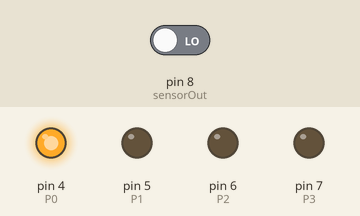
A sketch run on a simulated Arduino Uno, built with avr-gcc and run on an emulated ATmega328P. Parts: output pins drawn as LEDs (lit = HIGH). The test bench sets the inputs (shaded band); at power-on: pin 8 (sensorOut) LOW. What the sketch prints to the serial monitor is not drawn.

Above: at 0.5 s.
At 1.6 s:
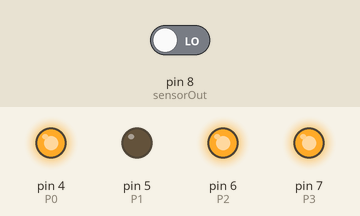
At 6.0 s:
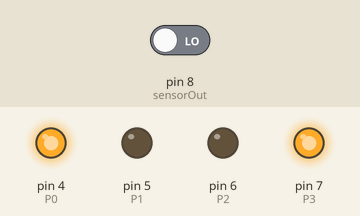
Timing chart, 0 to 7.6 s (numbered marks = the images above):
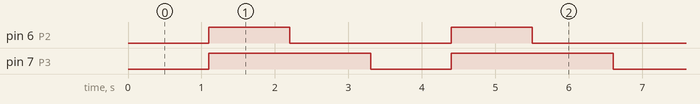

Measured:
- by itself, pin 6 (P2): alternates HIGH for 1.1 s and LOW for 2.2 s
- by itself, pin 7 (P3): alternates HIGH for 2.2 s and LOW for 1.1 s
- by itself, everything shown: repeats every 3.3 s, in 3 steps

The sketch:

sensorcode.ino
```cpp
#define P0 4
#define P1 5
#define P2 6
#define P3 7
#define sensorOut 8

int frequency = 0;

void setup() {
  pinMode(P0, OUTPUT);
  pinMode(P1, OUTPUT);
  pinMode(P2, OUTPUT);
  pinMode(P3, OUTPUT);
  pinMode(sensorOut, INPUT);

  digitalWrite(P0,HIGH);
  digitalWrite(P1,LOW);

  Serial.begin(9600);
}

void loop() {

  digitalWrite(P2,LOW);
  digitalWrite(P3,LOW);
  frequency = pulseIn(sensorOut, LOW);

  Serial.print("Red color emitted = ");
  Serial.print(frequency);
  Serial.print("  ");
  delay(100);


  digitalWrite(P2,HIGH);
  digitalWrite(P3,HIGH);
  frequency = pulseIn(sensorOut, LOW);

  Serial.print("Green color emitted = ");
  Serial.print(frequency);
  Serial.print("  ");
  delay(100);


  digitalWrite(P2,LOW);
  digitalWrite(P3,HIGH);

  frequency = pulseIn(sensorOut, LOW);

  Serial.print("Blue color emitted = ");
  Serial.print(frequency);
  Serial.println("  ");
  delay(100);
}
```
